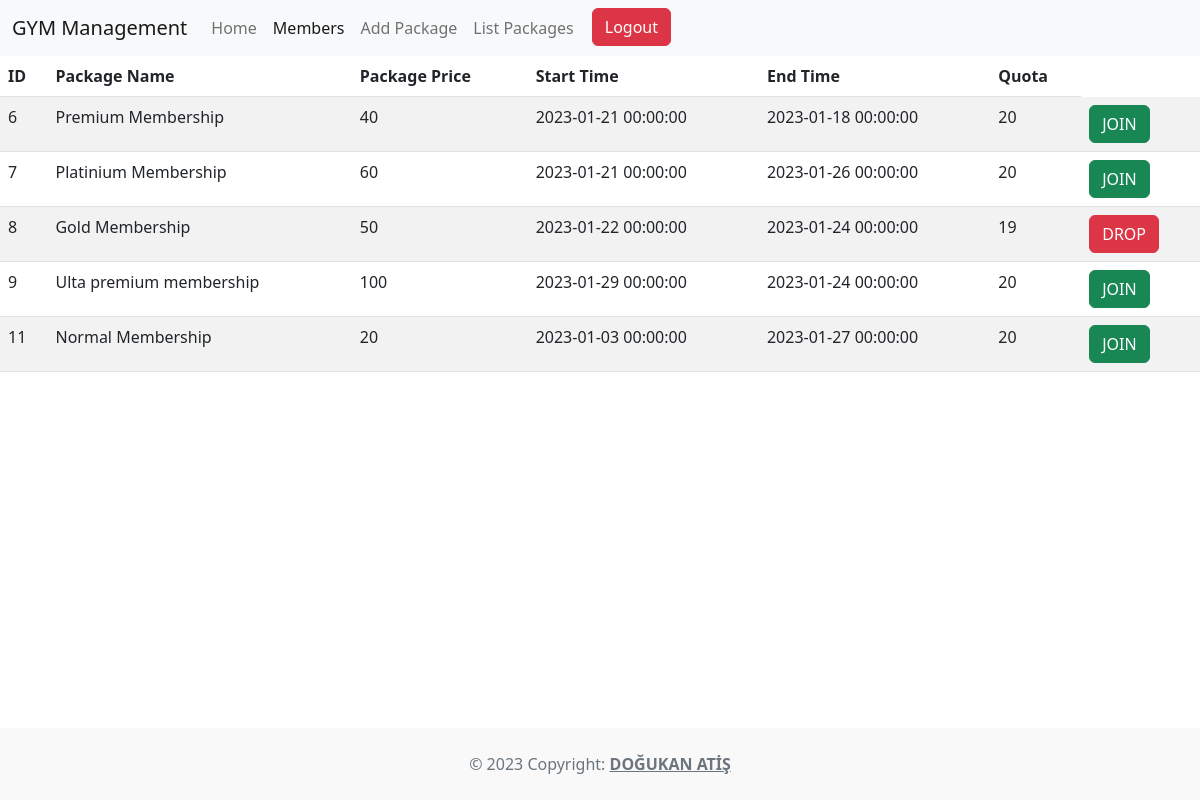
Screenshot of /app/view/members.php (signed in) with the database file from the repository.
### tables this page shows
CREATE TABLE `packages` (
  `id` int(11) NOT NULL,
  `name` varchar(50) NOT NULL,
  `price` varchar(255) NOT NULL,
  `start_time` datetime NOT NULL,
  `end_time` datetime NOT NULL,
  `created_at` datetime DEFAULT current_timestamp(),
  `quota` int(11) DEFAULT 0
);

### app/view/members.php (the view, shortened to what this page needs)
<!DOCTYPE html>
<html lang="en">
<head>
     <link href="https://cdn.jsdelivr.net/npm/bootstrap@5.2.3/dist/css/bootstrap.min.css" rel="stylesheet">
</head>
<body class="d-flex flex-column min-vh-100">
<nav class="navbar navbar-expand-lg bg-light">
        <div class="container-fluid">
          <a class="navbar-brand" href="#">GYM Management</a>
          <div class="collapse navbar-collapse" id="navbarNav">
            <ul class="navbar-nav">
              <li class="nav-item">
                <a class="nav-link" aria-current="page" href="../view/home.php">Home</a>
              </li>
              <li class="nav-item">
                <a class="nav-link active" href="../view/members.php">Members</a>
              </li>
              <li class="nav-item">
                <a class="nav-link" href="./add_package.html">Add Package</a>
              </li>
              <li class="nav-item">
                <a class="nav-link" href="./list_packages.php">List Packages</a>
              </li>
              <li style="padding-left: 10px;">
                <form action="../core/logout.php" method="GET">
                    <button type="submit" class="btn btn-danger" >Logout</button>
                </form>
              </li>
            </ul>
          </div>
        </div>
  </nav>
<?php
require_once "./Config.php";
try{
$sql = "SELECT * FROM packages ORDER BY id";
if($result = mysqli_query($connection, $sql)){
       if(mysqli_num_rows($result) > 0){
           echo "<table class='table table-striped'>";
           echo "
           <thead>
           <tr>
           <th scope='col'>ID</th>
           <th scope='col'>Package Name</th>
           <th scope='col'>Package Price</th>
           <th scope='col'>Start Time</th>
           <th scope='col'>End Time</th>
           <th scope='col'>Quota</th>
           </tr>
           </thead><tbody>         ";
           while ($row = mysqli_fetch_array($result)) {
            $join_link = "./join_package.php?package_id=" . $row["id"];
            $drop_link = "./drop_package.php?package_id=" . $row["id"];
               echo "<tr>";
               echo "<td>" . $row['id'] . "</td>";
               echo "<td>" . $row['name'] . "</td>";
               echo "<td>" . $row['price'] . "</td>";
               echo "<td>" . $row['start_time'] . "</td>";
               echo "<td>" . $row['end_time'] . "</td>";
               echo "<td>" . 20 - $row['quota'] . "</td>";
               if($row["id"] == $_SESSION["membership_id"]){
                echo "<td>" . " <a class='btn btn-danger' href=' " . $drop_link . "' role='button'>DROP</a>" . "</td>";
               }else{
                if($row["quota"] == 20){
                  echo "<td>" . " <a class='btn btn-secondary disabled' href='#' role='button'>FULL</a>" . "</td>";
                }else{
                  echo "<td>" . " <a class='btn btn-success' href=' " . $join_link . "' role='button'>JOIN</a>" . "</td>";
                }
               }
               echo "</tr>";
           }
           echo "</tbody></table>";
       } else{
           echo "
           <p class='text-center display-6 text-danger pt-5'>
           There is no record.
           </p>
            ";
       }
}else{
    echo "Connection error.";
}
}catch(Exception $e) {
    echo $e;
}
?>
<footer class="text-center text-lg-start bg-white text-muted mt-auto">
  <div class="text-center p-4" style="background-color: rgba(0, 0, 0, 0.025);">
      © 2023 Copyright:
       <a class="text-reset fw-bold" href="#">DOĞUKAN ATİŞ</a>
    </div>
</footer>
</body>
</html>

### rows the page displays
packages: id "6", name "Premium Membership", price "40", start_time "2023-01-21 00:00:00", end_time "2023-01-18 00:00:00", 20-$row['quota'] "20"
packages: id "7", name "Platinium Membership", price "60", start_time "2023-01-21 00:00:00", end_time "2023-01-26 00:00:00", 20-$row['quota'] "20"
packages: id "8", name "Gold Membership", price "50", start_time "2023-01-22 00:00:00", end_time "2023-01-24 00:00:00", 20-$row['quota'] "19"
packages: id "9", name "Ulta premium membership", price "100", start_time "2023-01-29 00:00:00", end_time "2023-01-24 00:00:00", 20-$row['quota'] "20"
packages: id "11", name "Normal Membership", price "20", start_time "2023-01-03 00:00:00", end_time "2023-01-27 00:00:00", 20-$row['quota'] "20"
